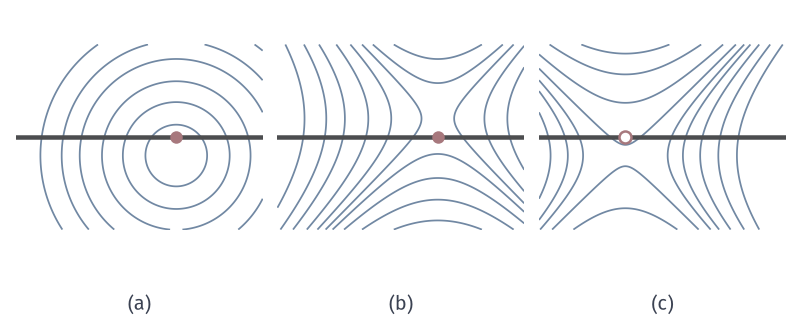

This chart was generated by the following Python code:
from pathlib import Path
import sys
sys.path.insert(0, str(Path(__file__).resolve().parents[1]/"sqp-common"))
from sqp_fig import *
HERE = Path(__file__).resolve().parent
# 2D QP: q(p)=.5 p'Bp + c'p on the line p2=0 (A=(0,1)). Three B.
fig,axes=figure(width_mm=112,height_mm=45,ncols=3); panels(fig,.02,.99,.985,.15,.06)
Bs=[np.diag([1.,1.]),np.diag([1.,-1.]),np.diag([-1.,1.])]; c=np.array([-.6,.3])
X,Y=np.meshgrid(np.linspace(-2,2,400),np.linspace(-1.5,1.5,400))
for ax,B in zip(axes,Bs):
    Q=.5*(B[0,0]*X**2+B[1,1]*Y**2)+c[0]*X+c[1]*Y
    ax.contour(X,Y,Q,levels=[-1.5,-1,-.6,-.3,-.1,.15,.5,1,1.5,2.2],colors=BLUE,linewidths=.7,linestyles='solid',zorder=1)
    ax.plot([-2,2],[0,0],color=EDGE,lw=1.8,zorder=3)
    p=np.array([-c[0]/B[0,0],0]); 
    if B[0,0]>0: dot(ax,p)
    else: hollow(ax,p,RED)
    ax.set_xlim(-2,2); ax.set_ylim(-1.5,1.5); ax.set_aspect('equal'); ax.axis('off')
tags(fig,axes)
save(fig,HERE,'figure',{'B':[b.tolist() for b in Bs],'c':c.tolist(),'A':[0,1]})
